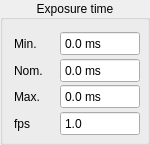
            <widget class="QGroupBox" name="groupBox_4">
             <property name="sizePolicy">
              <sizepolicy hsizetype="Fixed" vsizetype="Fixed">
               <horstretch>0</horstretch>
               <verstretch>0</verstretch>
              </sizepolicy>
             </property>
             <property name="minimumSize">
              <size>
               <width>150</width>
               <height>145</height>
              </size>
             </property>
             <property name="maximumSize">
              <size>
               <width>150</width>
               <height>145</height>
              </size>
             </property>
             <property name="toolTip">
              <string notr="true"/>
             </property>
             <property name="statusTip">
              <string notr="true"/>
             </property>
             <property name="whatsThis">
              <string notr="true"/>
             </property>
             <property name="accessibleName">
              <string notr="true"/>
             </property>
             <property name="accessibleDescription">
              <string notr="true"/>
             </property>
             <property name="title">
              <string notr="true">Exposure time</string>
             </property>
             <property name="alignment">
              <set>Qt::AlignCenter</set>
             </property>
             <layout class="QVBoxLayout" name="verticalLayout_20">
              <item>
               <layout class="QVBoxLayout" name="verticalLayout_13">
                <item>
                 <layout class="QHBoxLayout" name="horizontalLayout_19">
                  <property name="spacing">
                   <number>6</number>
                  </property>
                  <item>
                   <widget class="QLabel" name="exposureLabelMin">
                    <property name="sizePolicy">
                     <sizepolicy hsizetype="Fixed" vsizetype="Fixed">
                      <horstretch>0</horstretch>
                      <verstretch>0</verstretch>
                     </sizepolicy>
                    </property>
                    <property name="minimumSize">
                     <size>
                      <width>40</width>
                      <height>25</height>
                     </size>
                    </property>
                    <property name="maximumSize">
                     <size>
                      <width>40</width>
                      <height>25</height>
                     </size>
                    </property>
                    <property name="toolTip">
                     <string notr="true">Minimum time (ms) for bracketing exposures.
It is calculated based on the exposure time
reported by the camera and the number of stops.</string>
                    </property>
                    <property name="statusTip">
                     <string notr="true"/>
                    </property>
                    <property name="whatsThis">
                     <string notr="true"/>
                    </property>
                    <property name="accessibleName">
                     <string notr="true"/>
                    </property>
                    <property name="accessibleDescription">
                     <string notr="true"/>
                    </property>
                    <property name="text">
                     <string notr="true">Min.</string>
                    </property>
                   </widget>
                  </item>
                  <item>
                   <widget class="QDoubleSpinBox" name="exposureBoxMin">
                    <property name="sizePolicy">
                     <sizepolicy hsizetype="Fixed" vsizetype="Fixed">
                      <horstretch>0</horstretch>
                      <verstretch>0</verstretch>
                     </sizepolicy>
                    </property>
                    <property name="minimumSize">
                     <size>
                      <width>80</width>
                      <height>25</height>
                     </size>
                    </property>
                    <property name="maximumSize">
                     <size>
                      <width>80</width>
                      <height>25</height>
                     </size>
                    </property>
                    <property name="cursor">
                     <cursorShape>ArrowCursor</cursorShape>
                    </property>
                    <property name="toolTip">
                     <string notr="true">Minimum time (ms) for bracketing exposures.
It is calculated based on the exposure time
reported by the camera and the number of stops.</string>
                    </property>
                    <property name="statusTip">
                     <string notr="true"/>
                    </property>
                    <property name="whatsThis">
                     <string notr="true"/>
                    </property>
                    <property name="accessibleName">
                     <string notr="true"/>
                    </property>
                    <property name="accessibleDescription">
                     <string notr="true"/>
                    </property>
                    <property name="readOnly">
                     <bool>true</bool>
                    </property>
                    <property name="buttonSymbols">
                     <enum>QAbstractSpinBox::NoButtons</enum>
                    </property>
                    <property name="specialValueText">
                     <string notr="true"/>
                    </property>
                    <property name="suffix">
                     <string> ms</string>
                    </property>
                    <property name="decimals">
                     <number>1</number>
                    </property>
                    <property name="minimum">
                     <double>0.000000000000000</double>
                    </property>
                    <property name="maximum">
                     <double>1000.000000000000000</double>
                    </property>
                    <property name="singleStep">
                     <double>0.100000000000000</double>
                    </property>
                   </widget>
                  </item>
                 </layout>
                </item>
                <item>
                 <layout class="QHBoxLayout" name="horizontalLayout_20">
                  <item>
                   <widget class="QLabel" name="exposureLabel">
                    <property name="sizePolicy">
                     <sizepolicy hsizetype="Fixed" vsizetype="Fixed">
                      <horstretch>0</horstretch>
                      <verstretch>0</verstretch>
                     </sizepolicy>
                    </property>
                    <property name="minimumSize">
                     <size>
                      <width>40</width>
                      <height>25</height>
                     </size>
                    </property>
                    <property name="maximumSize">
                     <size>
                      <width>40</width>
                      <height>25</height>
                     </size>
                    </property>
                    <property name="toolTip">
                     <string notr="true">Nominal exposure time (ms) of the current frame.
In auto exposure it is the time reported by the camera.
In manual exposure, it is the set exposure time.
Used for the calculation of bracketing exposures.</string>
                    </property>
                    <property name="statusTip">
                     <string notr="true"/>
                    </property>
                    <property name="whatsThis">
                     <string notr="true"/>
                    </property>
                    <property name="accessibleName">
                     <string notr="true"/>
                    </property>
                    <property name="accessibleDescription">
                     <string notr="true"/>
                    </property>
                    <property name="text">
                     <string notr="true">Nom.</string>
                    </property>
                   </widget>
                  </item>
                  <item>
                   <widget class="QDoubleSpinBox" name="exposureBox">
                    <property name="sizePolicy">
                     <sizepolicy hsizetype="Fixed" vsizetype="Fixed">
                      <horstretch>0</horstretch>
                      <verstretch>0</verstretch>
                     </sizepolicy>
                    </property>
                    <property name="minimumSize">
                     <size>
                      <width>80</width>
                      <height>25</height>
                     </size>
                    </property>
                    <property name="maximumSize">
                     <size>
                      <width>80</width>
                      <height>25</height>
                     </size>
                    </property>
                    <property name="toolTip">
                     <string notr="true">Nominal exposure time (ms) of the current frame.
In auto exposure it is the time reported by the camera.
In manual exposure, it is the set exposure time.
Used for the calculation of bracketing exposures.</string>
                    </property>
                    <property name="statusTip">
                     <string notr="true"/>
                    </property>
                    <property name="whatsThis">
                     <string notr="true"/>
                    </property>
                    <property name="accessibleName">
                     <string notr="true"/>
                    </property>
                    <property name="accessibleDescription">
                     <string notr="true"/>
                    </property>
                    <property name="readOnly">
                     <bool>true</bool>
                    </property>
                    <property name="buttonSymbols">
                     <enum>QAbstractSpinBox::NoButtons</enum>
                    </property>
                    <property name="suffix">
                     <string> ms</string>
                    </property>
                    <property name="decimals">
                     <number>1</number>
                    </property>
                    <property name="minimum">
                     <double>0.000000000000000</double>
                    </property>
                    <property name="maximum">
                     <double>1000.000000000000000</double>
                    </property>
                    <property name="singleStep">
                     <double>0.100000000000000</double>
                    </property>
                   </widget>
                  </item>
                 </layout>
                </item>
                <item>
                 <layout class="QHBoxLayout" name="horizontalLayout_21">
                  <item>
                   <widget class="QLabel" name="exposureLabelMax">
                    <property name="sizePolicy">
                     <sizepolicy hsizetype="Fixed" vsizetype="Fixed">
                      <horstretch>0</horstretch>
                      <verstretch>0</verstretch>
                     </sizepolicy>
                    </property>
                    <property name="minimumSize">
                     <size>
                      <width>40</width>
                      <height>25</height>
                     </size>
                    </property>
                    <property name="maximumSize">
                     <size>
                      <width>40</width>
                      <height>25</height>
                     </size>
                    </property>
                    <property name="toolTip">
                     <string notr="true">Maximum time (ms) for bracketing exposures.
It is calculated based on the exposure time
reported by the camera and the number of stops.</string>
                    </property>
                    <property name="statusTip">
                     <string notr="true"/>
                    </property>
                    <property name="whatsThis">
                     <string notr="true"/>
                    </property>
                    <property name="accessibleName">
                     <string notr="true"/>
                    </property>
                    <property name="accessibleDescription">
                     <string notr="true"/>
                    </property>
                    <property name="text">
                     <string notr="true">Max.</string>
                    </property>
                   </widget>
                  </item>
                  <item>
                   <widget class="QDoubleSpinBox" name="exposureBoxMax">
                    <property name="sizePolicy">
                     <sizepolicy hsizetype="Fixed" vsizetype="Fixed">
                      <horstretch>0</horstretch>
                      <verstretch>0</verstretch>
                     </sizepolicy>
                    </property>
                    <property name="minimumSize">
                     <size>
                      <width>80</width>
                      <height>25</height>
                     </size>
                    </property>
                    <property name="maximumSize">
                     <size>
                      <width>80</width>
                      <height>25</height>
                     </size>
                    </property>
                    <property name="toolTip">
                     <string notr="true">Maximum time (ms) for bracketing exposures.
It is calculated based on the exposure time
reported by the camera and the number of stops.</string>
                    </property>
                    <property name="statusTip">
                     <string notr="true"/>
                    </property>
                    <property name="whatsThis">
                     <string notr="true"/>
                    </property>
                    <property name="accessibleName">
                     <string notr="true"/>
                    </property>
                    <property name="accessibleDescription">
                     <string notr="true"/>
                    </property>
                    <property name="readOnly">
                     <bool>true</bool>
                    </property>
                    <property name="buttonSymbols">
                     <enum>QAbstractSpinBox::NoButtons</enum>
                    </property>
                    <property name="suffix">
                     <string> ms</string>
                    </property>
                    <property name="decimals">
                     <number>1</number>
                    </property>
                    <property name="maximum">
                     <double>1000.000000000000000</double>
                    </property>
                    <property name="singleStep">
                     <double>0.100000000000000</double>
                    </property>
                    <property name="value">
                     <double>0.000000000000000</double>
                    </property>
                   </widget>
                  </item>
                 </layout>
                </item>
                <item>
                 <layout class="QHBoxLayout" name="horizontalLayout_22">
                  <item>
                   <widget class="QLabel" name="FPSLabel">
                    <property name="sizePolicy">
                     <sizepolicy hsizetype="Fixed" vsizetype="Fixed">
                      <horstretch>0</horstretch>
                      <verstretch>0</verstretch>
                     </sizepolicy>
                    </property>
                    <property name="minimumSize">
                     <size>
                      <width>40</width>
                      <height>25</height>
                     </size>
                    </property>
                    <property name="maximumSize">
                     <size>
                      <width>40</width>
                      <height>25</height>
                     </size>
                    </property>
                    <property name="toolTip">
                     <string notr="true">Camera capture speed.
Framerate parameter in frames per second.</string>
                    </property>
                    <property name="statusTip">
                     <string notr="true"/>
                    </property>
                    <property name="whatsThis">
                     <string notr="true"/>
                    </property>
                    <property name="accessibleName">
                     <string notr="true"/>
                    </property>
                    <property name="accessibleDescription">
                     <string notr="true"/>
                    </property>
                    <property name="text">
                     <string notr="true">fps</string>
                    </property>
                   </widget>
                  </item>
                  <item>
                   <widget class="QDoubleSpinBox" name="FPSdoubleSpinBox">
                    <property name="sizePolicy">
                     <sizepolicy hsizetype="Fixed" vsizetype="Fixed">
                      <horstretch>0</horstretch>
                      <verstretch>0</verstretch>
                     </sizepolicy>
                    </property>
                    <property name="minimumSize">
                     <size>
                      <width>80</width>
                      <height>25</height>
                     </size>
                    </property>
                    <property name="maximumSize">
                     <size>
                      <width>80</width>
                      <height>25</height>
                     </size>
                    </property>
                    <property name="toolTip">
                     <string notr="true">Camera capture speed.
Framerate parameter in frames per second.</string>
                    </property>
                    <property name="statusTip">
                     <string notr="true"/>
                    </property>
                    <property name="whatsThis">
                     <string notr="true"/>
                    </property>
                    <property name="accessibleName">
                     <string notr="true"/>
                    </property>
                    <property name="accessibleDescription">
                     <string notr="true"/>
                    </property>
                    <property name="readOnly">
                     <bool>true</bool>
                    </property>
                    <property name="buttonSymbols">
                     <enum>QAbstractSpinBox::NoButtons</enum>
                    </property>
                    <property name="specialValueText">
                     <string notr="true"/>
                    </property>
                    <property name="suffix">
                     <string/>
                    </property>
                    <property name="decimals">
                     <number>1</number>
                    </property>
                    <property name="minimum">
                     <double>1.000000000000000</double>
                    </property>
                    <property name="maximum">
                     <double>60.000000000000000</double>
                    </property>
                    <property name="singleStep">
                     <double>0.100000000000000</double>
                    </property>
                    <property name="value">
                     <double>1.000000000000000</double>
                    </property>
                   </widget>
                  </item>
                 </layout>
                </item>
               </layout>
              </item>
             </layout>
            </widget>
